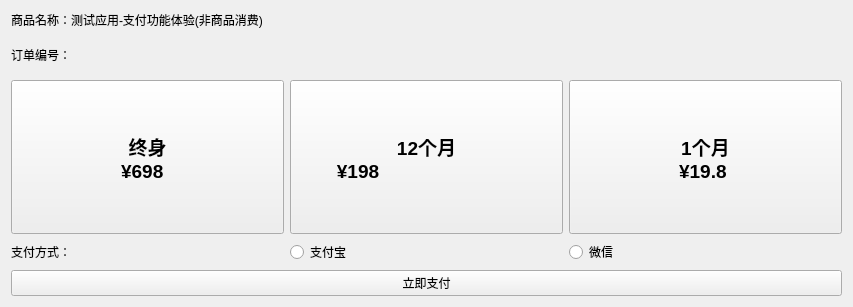
<?xml version="1.0" encoding="UTF-8"?>
<ui version="4.0">
 <class>PayDialog</class>
 <widget class="qMRMLWidget" name="PayDialog">
  <property name="geometry">
   <rect>
    <x>0</x>
    <y>0</y>
    <width>853</width>
    <height>307</height>
   </rect>
  </property>
  <property name="windowTitle">
   <string>支付窗口</string>
  </property>
  <layout class="QVBoxLayout" name="verticalLayout" stretch="0,1,4,0,0">
   <item>
    <widget class="QLabel" name="label">
     <property name="text">
      <string>商品名称：测试应用-支付功能体验(非商品消费)</string>
     </property>
    </widget>
   </item>
   <item>
    <layout class="QHBoxLayout" name="horizontalLayout" stretch="2,8">
     <item>
      <widget class="QLabel" name="label_2">
       <property name="text">
        <string>订单编号：</string>
       </property>
      </widget>
     </item>
     <item>
      <widget class="QLabel" name="label_order_no">
       <property name="text">
        <string/>
       </property>
      </widget>
     </item>
    </layout>
   </item>
   <item>
    <layout class="QHBoxLayout" name="horizontalLayout_2">
     <item>
      <widget class="QPushButton" name="life_long_pay">
       <property name="sizePolicy">
        <sizepolicy hsizetype="Minimum" vsizetype="Preferred">
         <horstretch>0</horstretch>
         <verstretch>0</verstretch>
        </sizepolicy>
       </property>
       <property name="font">
        <font>
         <pointsize>14</pointsize>
         <bold>true</bold>
        </font>
       </property>
       <property name="text">
        <string>终身
 ¥698   </string>
       </property>
       <property name="checkable">
        <bool>true</bool>
       </property>
      </widget>
     </item>
     <item>
      <widget class="QPushButton" name="year_pay">
       <property name="sizePolicy">
        <sizepolicy hsizetype="Minimum" vsizetype="Expanding">
         <horstretch>0</horstretch>
         <verstretch>0</verstretch>
        </sizepolicy>
       </property>
       <property name="font">
        <font>
         <pointsize>14</pointsize>
         <bold>true</bold>
        </font>
       </property>
       <property name="text">
        <string>12个月
 ¥198                           </string>
       </property>
       <property name="checkable">
        <bool>true</bool>
       </property>
      </widget>
     </item>
     <item>
      <widget class="QPushButton" name="month_pay">
       <property name="sizePolicy">
        <sizepolicy hsizetype="Preferred" vsizetype="Expanding">
         <horstretch>0</horstretch>
         <verstretch>0</verstretch>
        </sizepolicy>
       </property>
       <property name="font">
        <font>
         <pointsize>14</pointsize>
         <bold>true</bold>
        </font>
       </property>
       <property name="text">
        <string>1个月
 ¥19.8  </string>
       </property>
       <property name="checkable">
        <bool>true</bool>
       </property>
       <property name="checked">
        <bool>false</bool>
       </property>
      </widget>
     </item>
    </layout>
   </item>
   <item>
    <layout class="QHBoxLayout" name="horizontalLayout_3">
     <item>
      <widget class="QLabel" name="label_4">
       <property name="text">
        <string>支付方式：</string>
       </property>
      </widget>
     </item>
     <item>
      <widget class="QRadioButton" name="alipay">
       <property name="text">
        <string>支付宝</string>
       </property>
       <property name="icon">
        <iconset>
         <normaloff>../Icons/支付宝支付.svg</normaloff>../Icons/支付宝支付.svg</iconset>
       </property>
       <property name="iconSize">
        <size>
         <width>50</width>
         <height>20</height>
        </size>
       </property>
      </widget>
     </item>
     <item>
      <widget class="QRadioButton" name="wechat">
       <property name="text">
        <string>微信</string>
       </property>
       <property name="icon">
        <iconset>
         <normaloff>../Icons/微信支付.svg</normaloff>../Icons/微信支付.svg</iconset>
       </property>
       <property name="iconSize">
        <size>
         <width>60</width>
         <height>30</height>
        </size>
       </property>
      </widget>
     </item>
    </layout>
   </item>
   <item>
    <widget class="QPushButton" name="btn_pay">
     <property name="text">
      <string>立即支付</string>
     </property>
    </widget>
   </item>
  </layout>
 </widget>
 <customwidgets>
  <customwidget>
   <class>qMRMLWidget</class>
   <extends>QWidget</extends>
   <header>qMRMLWidget.h</header>
   <container>1</container>
  </customwidget>
 </customwidgets>
 <resources/>
 <connections/>
</ui>
